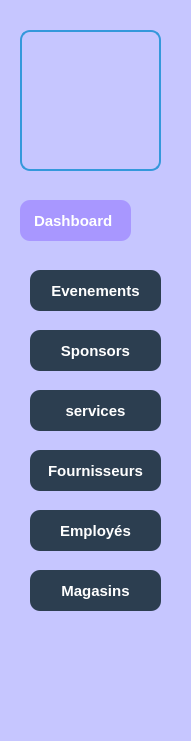
   <widget class="QFrame" name="frame">
    <property name="geometry">
     <rect>
      <x>10</x>
      <y>10</y>
      <width>191</width>
      <height>741</height>
     </rect>
    </property>
    <property name="styleSheet">
     <string notr="true">background-color: rgb(198, 198, 255);
border-radius : 20px</string>
    </property>
    <property name="frameShape">
     <enum>QFrame::Shape::StyledPanel</enum>
    </property>
    <property name="frameShadow">
     <enum>QFrame::Shadow::Raised</enum>
    </property>
    <widget class="QLabel" name="label_5">
     <property name="geometry">
      <rect>
       <x>20</x>
       <y>30</y>
       <width>141</width>
       <height>141</height>
      </rect>
     </property>
     <property name="styleSheet">
      <string notr="true">
QLabel {
    background-color: transparent; /* Makes background transparent */
    border: 2px solid #3498db; /* Adds a blue border */
    border-radius: 10px; /* Rounds the corners */
    padding: 2px; /* Adds space inside the label */image : url(:/imgs/logo.png)
}
</string>
     </property>
     <property name="text">
      <string/>
     </property>
    </widget>
    <widget class="QLabel" name="label_9">
     <property name="geometry">
      <rect>
       <x>20</x>
       <y>200</y>
       <width>111</width>
       <height>41</height>
      </rect>
     </property>
     <property name="styleSheet">
      <string notr="true">QLabel {
    color: white;
    background-color: rgb(168, 151, 255); /* Dark blue */
    font-size: 15px;
    font-weight: bold;
    padding: 10px;
    border-radius: 10px;
    text-align: center;
    text-shadow: 2px 2px 5px rgba(0, 0, 0, 0.5); /* Adds a shadow effect */
}
</string>
     </property>
     <property name="text">
      <string>Dashboard</string>
     </property>
    </widget>
    <widget class="QPushButton" name="evenement">
     <property name="geometry">
      <rect>
       <x>30</x>
       <y>270</y>
       <width>131</width>
       <height>41</height>
      </rect>
     </property>
     <property name="styleSheet">
      <string notr="true">QPushButton {
    color: white;
    background-color: #2c3e50; /* Dark blue */
    font-size: 15px;
    font-weight: bold;
    padding: 10px;
    border-radius: 10px;
    text-align: center;
    text-shadow: 2px 2px 5px rgba(0, 0, 0, 0.5); /* Adds a shadow effect */
}
QPushButton:hover {
background-color: qlineargradient(spread:pad, x1:0, y1:0, x2:0, y2:1, stop:0 rgba(117, 201, 187, 200), stop:1 rgba(35,10,152, 200));
}
</string>
     </property>
     <property name="text">
      <string>Evenements</string>
     </property>
    </widget>
    <widget class="QPushButton" name="sponsors">
     <property name="geometry">
      <rect>
       <x>30</x>
       <y>330</y>
       <width>131</width>
       <height>41</height>
      </rect>
     </property>
     <property name="styleSheet">
      <string notr="true">QPushButton {
    color: white;
    background-color: #2c3e50; /* Dark blue */
    font-size: 15px;
    font-weight: bold;
    padding: 10px;
    border-radius: 10px;
    text-align: center;
    text-shadow: 2px 2px 5px rgba(0, 0, 0, 0.5); /* Adds a shadow effect */
}
QPushButton:hover {
background-color: qlineargradient(spread:pad, x1:0, y1:0, x2:0, y2:1, stop:0 rgba(117, 201, 187, 200), stop:1 rgba(35,10,152, 200));
}

</string>
     </property>
     <property name="text">
      <string>Sponsors</string>
     </property>
    </widget>
    <widget class="QPushButton" name="services">
     <property name="geometry">
      <rect>
       <x>30</x>
       <y>390</y>
       <width>131</width>
       <height>41</height>
      </rect>
     </property>
     <property name="styleSheet">
      <string notr="true">QPushButton {
    color: white;
    background-color: #2c3e50; /* Dark blue */
    font-size: 15px;
    font-weight: bold;
    padding: 10px;
    border-radius: 10px;
    text-align: center;
    text-shadow: 2px 2px 5px rgba(0, 0, 0, 0.5); /* Adds a shadow effect */
}
QPushButton:hover {
background-color: qlineargradient(spread:pad, x1:0, y1:0, x2:0, y2:1, stop:0 rgba(117, 201, 187, 200), stop:1 rgba(35,10,152, 200));
}

</string>
     </property>
     <property name="text">
      <string>services</string>
     </property>
    </widget>
    <widget class="QPushButton" name="fournisseurs">
     <property name="geometry">
      <rect>
       <x>30</x>
       <y>450</y>
       <width>131</width>
       <height>41</height>
      </rect>
     </property>
     <property name="styleSheet">
      <string notr="true">QPushButton {
    color: white;
    background-color: #2c3e50; /* Dark blue */
    font-size: 15px;
    font-weight: bold;
    padding: 10px;
    border-radius: 10px;
    text-align: center;
    text-shadow: 2px 2px 5px rgba(0, 0, 0, 0.5); /* Adds a shadow effect */
}
QPushButton:hover {
background-color: qlineargradient(spread:pad, x1:0, y1:0, x2:0, y2:1, stop:0 rgba(117, 201, 187, 200), stop:1 rgba(35,10,152, 200));
}

</string>
     </property>
     <property name="text">
      <string>Fournisseurs</string>
     </property>
    </widget>
    <widget class="QPushButton" name="employes">
     <property name="geometry">
      <rect>
       <x>30</x>
       <y>510</y>
       <width>131</width>
       <height>41</height>
      </rect>
     </property>
     <property name="styleSheet">
      <string notr="true">QPushButton {
    color: white;
    background-color: #2c3e50; /* Dark blue */
    font-size: 15px;
    font-weight: bold;
    padding: 10px;
    border-radius: 10px;
    text-align: center;
    text-shadow: 2px 2px 5px rgba(0, 0, 0, 0.5); /* Adds a shadow effect */
}
QPushButton:hover {
background-color: qlineargradient(spread:pad, x1:0, y1:0, x2:0, y2:1, stop:0 rgba(117, 201, 187, 200), stop:1 rgba(35,10,152, 200));
}

</string>
     </property>
     <property name="text">
      <string>Employés</string>
     </property>
    </widget>
    <widget class="QPushButton" name="magasins">
     <property name="geometry">
      <rect>
       <x>30</x>
       <y>570</y>
       <width>131</width>
       <height>41</height>
      </rect>
     </property>
     <property name="styleSheet">
      <string notr="true">QPushButton {
    color: white;
    background-color: #2c3e50; /* Dark blue */
    font-size: 15px;
    font-weight: bold;
    padding: 10px;
    border-radius: 10px;
    text-align: center;
    text-shadow: 2px 2px 5px rgba(0, 0, 0, 0.5); /* Adds a shadow effect */
}
QPushButton:hover {
background-color: qlineargradient(spread:pad, x1:0, y1:0, x2:0, y2:1, stop:0 rgba(117, 201, 187, 200), stop:1 rgba(35,10,152, 200));
}

</string>
     </property>
     <property name="text">
      <string>Magasins</string>
     </property>
    </widget>
   </widget>
